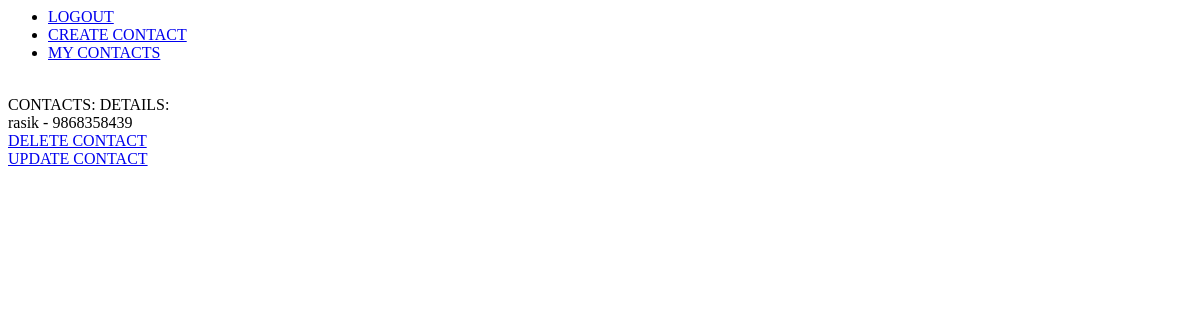
Page /home/1/ (signed in) on the earlier database version.
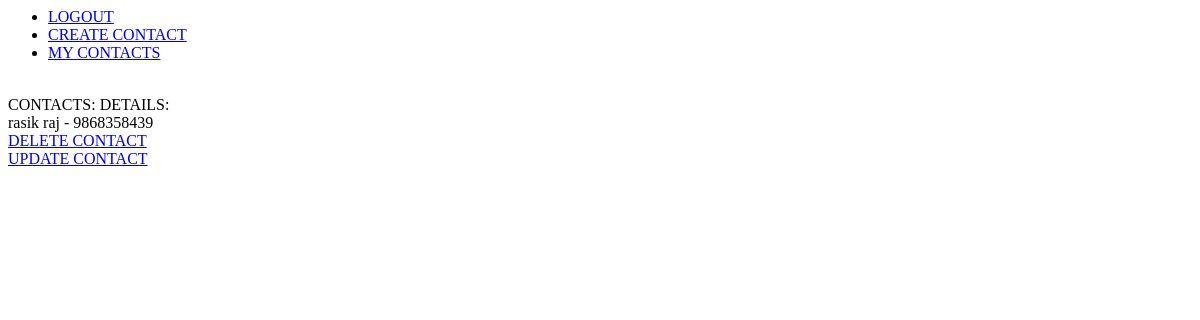
Same page on the later database version.
### manager/models.py (models this page shows, shortened)
class Contact(models.Model):
	user = models.ForeignKey(User, default=1)
	name = models.CharField(max_length=200)
	number = models.IntegerField()
	class Meta:
		ordering = ['pk']

### manager/views.py (the view)
# urls.py: url(r'^(?P<contact_id>[0-9]+)/$', detail, name='detail'),
def detail(request, contact_id):
	if request.user.is_authenticated():
		queryset = Contact.objects.filter(pk = contact_id).filter(user=request.user)
		return render(request, 'contact_detail.html', {"query":queryset})
	else:
		return render(request, 'not_logged_in.html')

### manager/templates/contact_detail.html (shortened to what this page needs)
{% extends "base.html" %}
{% block content %}
	CONTACTS:
DETAILS:<br>
{% if query %}
{% for i in query %}
{{i.name}} - {{i.number}}
<br><a href="{% url 'manager:delete' i.pk %}">DELETE CONTACT</a>
<br><a href="{% url 'manager:update' i.pk %}">UPDATE CONTACT</a>
{% endfor %}
{% else %}
	NO DETAIL
{% endif %}
{% endblock content %}

Differences in the rows shown:
changed Contact: name "rasik" → "rasik raj"
